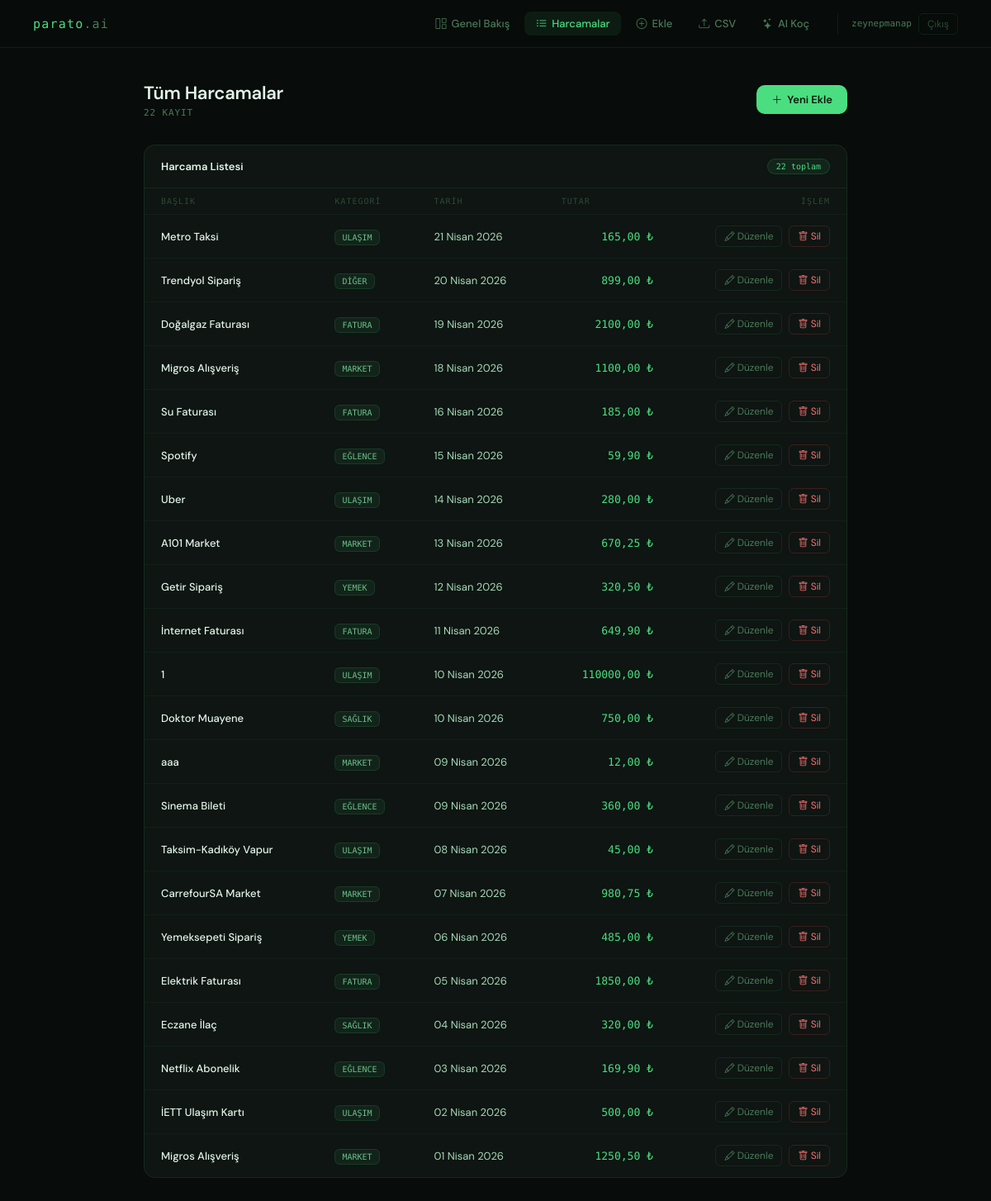
Page /harcamalar/ (signed in) on the committed database.
### tracker/models.py (models this page shows, shortened)
class Harcama(models.Model):
    kullanici = models.ForeignKey(User, on_delete=models.CASCADE)
    baslik = models.CharField(max_length=200)
    tutar = models.DecimalField(max_digits=10, decimal_places=2)
    kategori = models.CharField(max_length=20, choices=Kategori.choices, default=Kategori.DIGER)
    tarih = models.DateField()
    aciklama = models.TextField(blank=True)
    olusturulma = models.DateTimeField(auto_now_add=True)
    class Meta:
        ordering = ['-tarih']

### tracker/views.py (the view)
# urls.py: path('harcamalar/', views.harcama_listesi, name='harcama_listesi'),
@login_required
def harcama_listesi(request):
    harcamalar = Harcama.objects.filter(kullanici=request.user).order_by('-tarih')
    context = {'harcamalar': harcamalar}
    return render(request, 'tracker/harcama_listesi.html', context)

### tracker/templates/tracker/harcama_listesi.html (shortened to what this page needs)
{% extends 'tracker/base.html' %}
{% block content %}
<div class="page-header">
  <div>
    <h1>Tüm Harcamalar</h1>
    <p>{{ harcamalar.count }} kayıt</p>
  </div>
  <a href="{% url 'harcama_ekle' %}" class="btn-primary">
    <i class="bi bi-plus-lg"></i> Yeni Ekle
  </a>
</div>
<div class="table-card">
  <div class="table-head">
    <h2>Harcama Listesi</h2>
    <span class="pill">{{ harcamalar.count }} toplam</span>
  </div>
  <table>
    <thead>
      <tr>
        <th>Başlık</th>
        <th>Kategori</th>
        <th>Tarih</th>
        <th>Tutar</th>
        <th style="text-align:right">İşlem</th>
      </tr>
    </thead>
    <tbody>
      {% for h in harcamalar %}
      <tr>
        <td class="td-title">{{ h.baslik }}</td>
        <td><span class="kat">{{ h.get_kategori_display }}</span></td>
        <td>{{ h.tarih }}</td>
        <td class="td-amount">{{ h.tutar }} ₺</td>
        <td>
          <div class="actions">
            <a href="{% url 'harcama_duzenle' h.pk %}" class="btn-edit">
              <i class="bi bi-pencil"></i> Düzenle
            </a>
            <a href="{% url 'harcama_sil' h.pk %}" class="btn-delete"
               onclick="return confirm('Bu harcamayı silmek istediğinden emin misin?')">
              <i class="bi bi-trash"></i> Sil
            </a>
          </div>
        </td>
      </tr>
      {% empty %}
      <tr><td colspan="5"><div class="empty">— henüz harcama yok —</div></td></tr>
      {% endfor %}
    </tbody>
  </table>
</div>
{% endblock %}

### tracker/templates/tracker/base.html (shortened to what this page needs)
<!DOCTYPE html>
<html lang="tr">
<head>
  <link href="https://cdn.jsdelivr.net/npm/bootstrap-icons@1.11.0/font/bootstrap-icons.css" rel="stylesheet">
</head>
<body>
<nav>
  <a class="nav-logo" href="{% url 'dashboard' %}">parato<span>.ai</span></a>
  <div class="nav-right">
    {% if request.user.is_authenticated %}
    <div class="nav-links">
      <a href="{% url 'dashboard' %}" class="{% if request.resolver_match.url_name == 'dashboard' %}active{% endif %}">
        <i class="bi bi-grid-1x2"></i> Genel Bakış
      </a>
      <a href="{% url 'harcama_listesi' %}" class="{% if request.resolver_match.url_name == 'harcama_listesi' %}active{% endif %}">
        <i class="bi bi-list-ul"></i> Harcamalar
      </a>
      <a href="{% url 'harcama_ekle' %}" class="{% if request.resolver_match.url_name == 'harcama_ekle' %}active{% endif %}">
        <i class="bi bi-plus-circle"></i> Ekle
      </a>
      <a href="{% url 'csv_yukle' %}" class="{% if request.resolver_match.url_name == 'csv_yukle' %}active{% endif %}">
        <i class="bi bi-upload"></i> CSV
      </a>
      <a href="{% url 'ai_analiz' %}" class="{% if request.resolver_match.url_name == 'ai_analiz' %}active{% endif %}">
        <i class="bi bi-stars"></i> AI Koç
      </a>
    </div>
    <div class="nav-user">
      <span>{{ request.user.username }}</span>
      <a href="{% url 'cikis' %}">Çıkış</a>
    </div>
    {% endif %}
  </div>
</nav>
<main>
  {% block content %}{% endblock %}
</main>
</body>
</html>

### tracker/templates/tracker/base.html (style rules this page uses)
*, *::before, *::after { box-sizing: border-box; margin: 0; padding: 0; }
:root { --bg: #080c0a; --surface: #0e1512; --surface2: #141c17; --border: rgba(74,222,128,0.1); --green: #4ade80; --text: #e2f5e9; --text-muted: #4a7a58; --text-dim: #2a4a35; --mono: 'DM Mono', monospace; --sans: 'DM Sans', sans-serif; }
body { background: var(--bg); font-family: var(--sans); color: var(--text); min-height: 100vh; }
nav { border-bottom: 1px solid var(--border); padding: 0 40px; display: flex; align-items: center; justify-content: space-between; height: 58px; position: sticky; top: 0; background: rgba(8,12,10,0.92); backdrop-filter: blur(12px); z-index: 100; }
.nav-logo { font-family: var(--mono); font-size: 15px; font-weight: 500; color: var(--green); letter-spacing: 0.08em; text-decoration: none; }
.nav-logo span { color: var(--text-muted); }
.nav-right { display: flex; align-items: center; gap: 4px; }
.nav-links { display: flex; gap: 4px; }
.nav-links a { font-size: 13px; font-weight: 500; color: var(--text-muted); text-decoration: none; padding: 6px 14px; border-radius: 8px; transition: all 0.15s; display: flex; align-items: center; gap: 6px; }
.nav-links a.active { color: var(--green); background: rgba(74,222,128,0.08); }
.nav-user { display: flex; align-items: center; gap: 8px; margin-left: 16px; padding-left: 16px; border-left: 1px solid var(--border); }
.nav-user span { font-family: var(--mono); font-size: 11px; color: var(--text-muted); }
.nav-user a { font-size: 12px; color: var(--text-dim); text-decoration: none; padding: 4px 10px; border: 1px solid var(--border); border-radius: 6px; transition: all 0.15s; }
main { max-width: 900px; margin: 0 auto; padding: 40px 24px; }

### tracker/templates/tracker/harcama_listesi.html (style rules this page uses)
.page-header { display: flex; justify-content: space-between; align-items: center; margin-bottom: 32px; }
.page-header h1 { font-size: 22px; font-weight: 600; color: var(--text); letter-spacing: -0.3px; }
.page-header p { font-family: var(--mono); font-size: 11px; color: var(--text-muted); margin-top: 3px; letter-spacing: 0.08em; text-transform: uppercase; }
.btn-primary { background: var(--green); color: #041a0c; border: none; padding: 9px 18px; border-radius: 10px; font-family: var(--sans); font-weight: 600; font-size: 13px; text-decoration: none; display: flex; align-items: center; gap: 6px; transition: all 0.15s; }
.table-card { background: var(--surface); border: 1px solid var(--border); border-radius: 14px; overflow: hidden; }
.table-head { display: flex; justify-content: space-between; align-items: center; padding: 16px 20px; border-bottom: 1px solid var(--border); }
.table-head h2 { font-size: 13px; font-weight: 600; color: var(--text); }
.pill { font-family: var(--mono); font-size: 10px; background: rgba(74,222,128,0.08); color: var(--green); border: 1px solid rgba(74,222,128,0.15); padding: 3px 10px; border-radius: 20px; }
table { width: 100%; border-collapse: collapse; }
thead th { font-family: var(--mono); font-size: 10px; letter-spacing: 0.1em; text-transform: uppercase; color: var(--text-dim); padding: 10px 20px; text-align: left; font-weight: 400; }
thead th:last-child { text-align: right; }
tbody tr { border-top: 1px solid rgba(74,222,128,0.05); transition: background 0.1s; }
tbody td { padding: 13px 20px; font-size: 13px; color: #a7d9b8; }
.td-title { font-weight: 500; color: var(--text); }
.td-amount { text-align: right; font-family: var(--mono); font-size: 13px; color: var(--green); }
.kat { font-family: var(--mono); font-size: 10px; padding: 3px 8px; border-radius: 6px; background: rgba(74,222,128,0.07); color: #6bbf8a; border: 1px solid rgba(74,222,128,0.12); text-transform: uppercase; }
.actions { display: flex; justify-content: flex-end; gap: 8px; }
.btn-edit { font-size: 12px; color: var(--text-muted); text-decoration: none; padding: 4px 10px; border: 1px solid var(--border); border-radius: 6px; transition: all 0.15s; }
.btn-delete { font-size: 12px; color: #f87171; text-decoration: none; padding: 4px 10px; border: 1px solid rgba(239,68,68,0.2); border-radius: 6px; transition: all 0.15s; }

### rows in the picture
Harcama: baslik "Metro Taksi", kategori "ULAŞIM", tarih "21 Nisan 2026", tutar "165,00"
Harcama: baslik "Trendyol Sipariş", kategori "DIĞER", tarih "20 Nisan 2026", tutar "899,00"
Harcama: baslik "Doğalgaz Faturası", kategori "FATURA", tarih "19 Nisan 2026", tutar "2100,00"
Harcama: baslik "Migros Alışveriş", kategori "MARKET", tarih "18 Nisan 2026", tutar "1100,00"
Harcama: baslik "Su Faturası", kategori "FATURA", tarih "16 Nisan 2026", tutar "185,00"
Harcama: baslik "Spotify", kategori "EĞLENCE", tarih "15 Nisan 2026", tutar "59,90"
Harcama: baslik "Uber", kategori "ULAŞIM", tarih "14 Nisan 2026", tutar "280,00"
Harcama: baslik "A101 Market", kategori "MARKET", tarih "13 Nisan 2026", tutar "670,25"
Harcama: baslik "Getir Sipariş", kategori "YEMEK", tarih "12 Nisan 2026", tutar "320,50"
Harcama: baslik "İnternet Faturası", kategori "FATURA", tarih "11 Nisan 2026", tutar "649,90"
Harcama: baslik "1", kategori "ULAŞIM", tarih "10 Nisan 2026", tutar "110000,00"
Harcama: baslik "Doktor Muayene", kategori "SAĞLIK", tarih "10 Nisan 2026", tutar "750,00"
Harcama: baslik "aaa", kategori "MARKET", tarih "09 Nisan 2026", tutar "12,00"
Harcama: baslik "Sinema Bileti", kategori "EĞLENCE", tarih "09 Nisan 2026", tutar "360,00"
Harcama: baslik "Taksim-Kadıköy Vapur", kategori "ULAŞIM", tarih "08 Nisan 2026", tutar "45,00"
Harcama: baslik "CarrefourSA Market", kategori "MARKET", tarih "07 Nisan 2026", tutar "980,75"
Harcama: baslik "Yemeksepeti Sipariş", kategori "YEMEK", tarih "06 Nisan 2026", tutar "485,00"
Harcama: baslik "Elektrik Faturası", kategori "FATURA", tarih "05 Nisan 2026", tutar "1850,00"
Harcama: baslik "Eczane İlaç", kategori "SAĞLIK", tarih "04 Nisan 2026", tutar "320,00"
Harcama: baslik "Netflix Abonelik", kategori "EĞLENCE", tarih "03 Nisan 2026", tutar "169,90"
Harcama: baslik "İETT Ulaşım Kartı", kategori "ULAŞIM", tarih "02 Nisan 2026", tutar "500,00"
Harcama: baslik "Migros Alışveriş", kategori "MARKET", tarih "01 Nisan 2026", tutar "1250,50"

### other values in the picture
{{ request.user.username }} "zeynepmanap"
{{ harcamalar.count }} "22"
